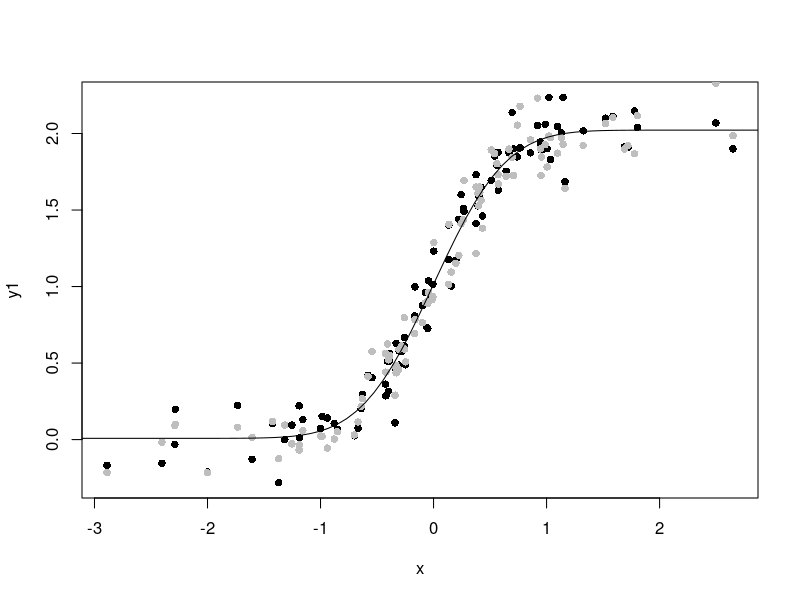

Here is the R script that generated this plot:
library(lava)


### Name: constrain<-
### Title: Add non-linear constraints to latent variable model
### Aliases: constrain<- constrain constrain.default constrain<-.multigroup
###   constrain<-.default constraints parameter<-
### Keywords: models regression

### ** Examples

##############################
### Non-linear parameter constraints 1
##############################
m <- lvm(y ~ f(x1,gamma)+f(x2,beta))
covariance(m) <- y ~ f(v)
d <- sim(m,100)
m1 <- m; constrain(m1,beta ~ v) <- function(x) x^2
## Define slope of x2 to be the square of the residual variance of y
## Estimate both restricted and unrestricted model
e <- estimate(m,d,control=list(method="NR"))
e1 <- estimate(m1,d)
p1 <- coef(e1)
p1 <- c(p1[1:2],p1[3]^2,p1[3])
## Likelihood of unrestricted model evaluated in MLE of restricted model
logLik(e,p1)
## Likelihood of restricted model (MLE)
logLik(e1)

##############################
### Non-linear regression
##############################

## Simulate data
m <- lvm(c(y1,y2)~f(x,0)+f(eta,1))
latent(m) <- ~eta
covariance(m,~y1+y2) <- "v"
intercept(m,~y1+y2) <- "mu"
covariance(m,~eta) <- "zeta"
intercept(m,~eta) <- 0
set.seed(1)
d <- sim(m,100,p=c(v=0.01,zeta=0.01))[,manifest(m)]
d <- transform(d,
               y1=y1+2*pnorm(2*x),
               y2=y2+2*pnorm(2*x))

## Specify model and estimate parameters
constrain(m, mu ~ x + alpha + nu + gamma) <- function(x) x[4]*pnorm(x[3]+x[1]*x[2])
## No test: 
 ## Reduce Ex.Timings
e <- estimate(m,d,control=list(trace=1,constrain=TRUE))
constraints(e,data=d)
## Plot model-fit
plot(y1~x,d,pch=16); points(y2~x,d,pch=16,col="gray")
x0 <- seq(-4,4,length.out=100)
lines(x0,coef(e)["nu"] + coef(e)["gamma"]*pnorm(coef(e)["alpha"]*x0))
## End(No test)

##############################
### Multigroup model
##############################
### Define two models
m1 <- lvm(y ~ f(x,beta)+f(z,beta2))
m2 <- lvm(y ~ f(x,psi) + z)
### And simulate data from them
d1 <- sim(m1,500)
d2 <- sim(m2,500)
### Add 'non'-linear parameter constraint
constrain(m2,psi ~ beta2) <- function(x) x
## Add parameter beta2 to model 2, now beta2 exists in both models
parameter(m2) <- ~ beta2
ee <- estimate(list(m1,m2),list(d1,d2),control=list(method="NR"))
summary(ee)

m3 <- lvm(y ~ f(x,beta)+f(z,beta2))
m4 <- lvm(y ~ f(x,beta2) + z)
e2 <- estimate(list(m3,m4),list(d1,d2),control=list(method="NR"))
e2
